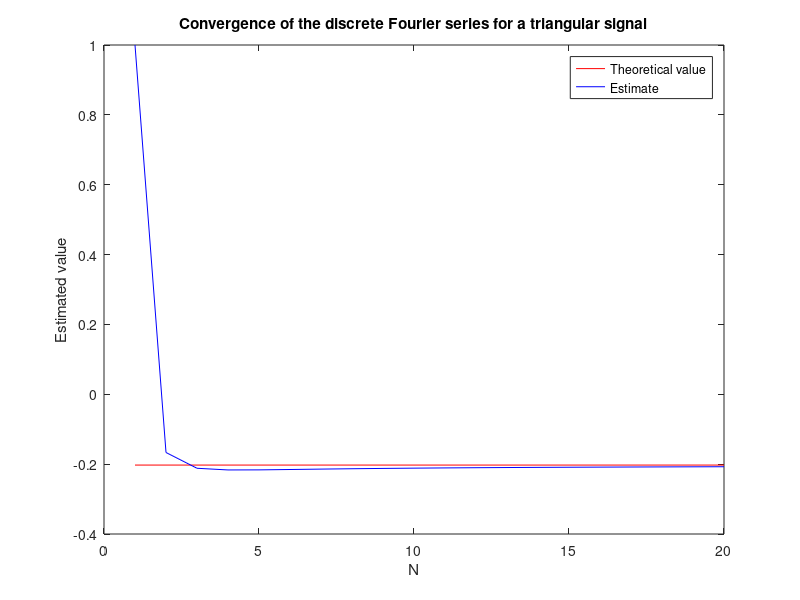

MATLAB code to generate this figure:
close all
clear all
clc

k = 1; % Choose coefficient ak
Nmax = 20; % Maximum number of samples within one period
ak=[]; %tom vektor f?r att spara olika estimat med 

%?ndrat alla 4:4:Nmax till 1 ist?llet, r?tt?

for L = 1:1:Nmax % For-loop to increase the number of samples N
    f = linspace(0, 1, L); % Create the sampled triangular wave over one period (0 to 2*pi)
    f = [f fliplr(f(1:end - 1))];
    N = length(f);
    akN = 0; % Reset parameter
    for n = 0:N-1 % For-loop to estimate ak parameter
        akN = akN + f(n+1)*exp(-1i*((2*pi)/N)*k*n); % Iterative sum to estimate ak
    end
    ak(end + 1) = akN/N; % Save the estimate
end

theoretical_value = (-2/((k^2)*pi^2)) * ones(1, length(1:1:Nmax));

plot(1:1:Nmax, theoretical_value, 'r');
hold on;
plot(1:1:Nmax, real(ak), 'b');
hold off;
xlabel('N');
ylabel('Estimated value');
title('Convergence of the discrete Fourier series for a triangular signal');
legend('Theoretical value', 'Estimate');

